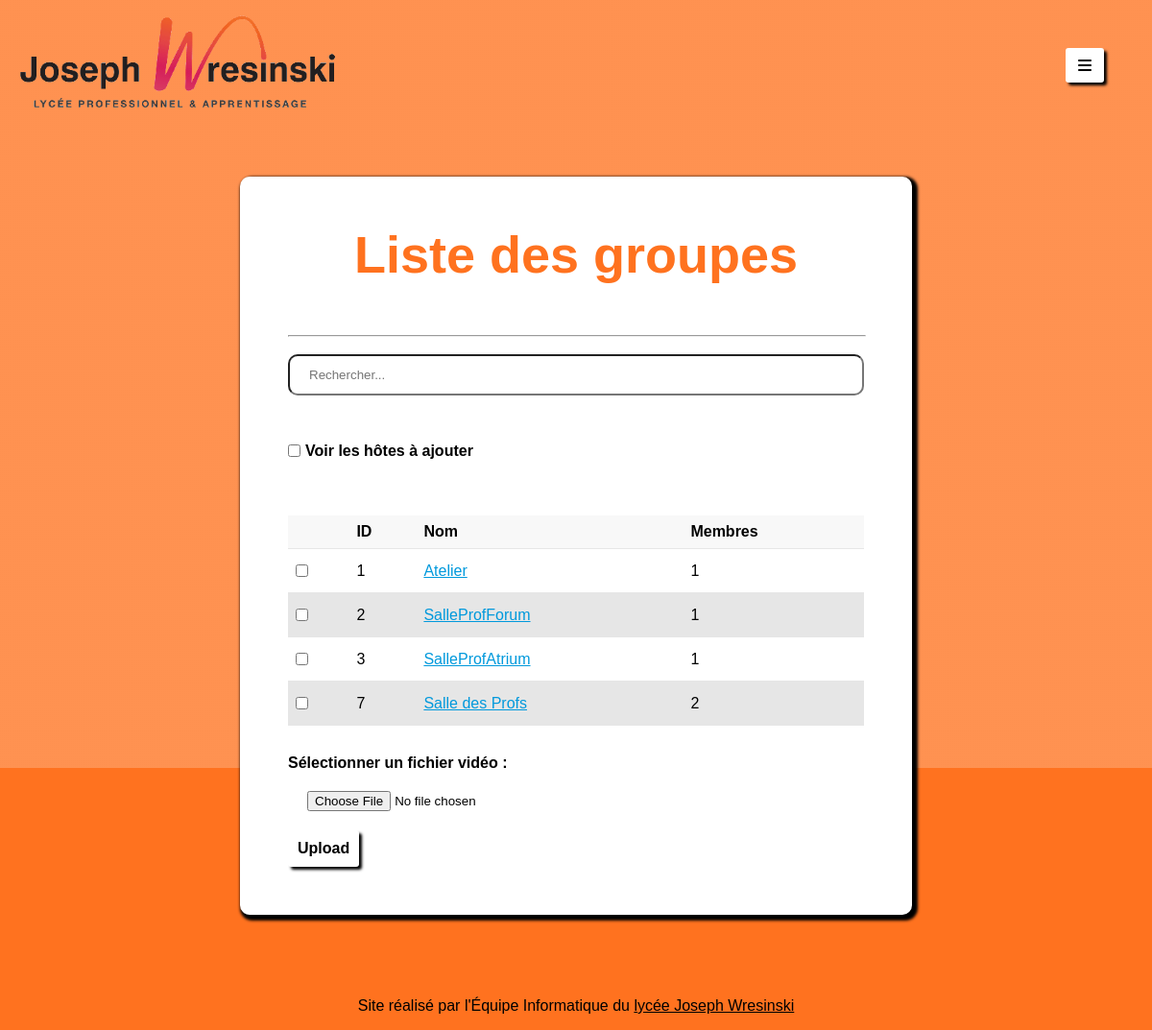
Screenshot of /upload_video.php with the database file from the repository.
### tables this page shows
CREATE TABLE `groupes` (
  `id` int NOT NULL AUTO_INCREMENT,
  `name` varchar(255) NOT NULL,
  `description` text,
  `membres` varchar(255) DEFAULT NULL,
  PRIMARY KEY (`id`)
);

### upload_video.php (the view, shortened to what this page needs)
<?php
include "modules/header.php";
?>
<body>
    <div class="page">
        <section class="page-content">
            <h1>Liste des groupes</h1>
            <hr>
            <input type="text" id="myInput" class="filter-input" placeholder="Rechercher..."><br>
            <div class="checkbox">
                <input type="checkbox" name="showHosts" id="showHosts">
                <label for="showHosts">
                    Voir les hôtes à ajouter
                </label>
            </div>
            <br>
            <form method="post" action="upload.php" id="action-form" enctype="multipart/form-data">
                <table id="myTable">
                    <thead>
                        <tr>
                            <th></th>
                            <th onclick="sortTable(0)">ID</th>
                            <th onclick="sortTable(1)">Nom</th>
                            <th onclick="sortTable(2)">Membres</th>
                        </tr>
                    </thead>
                    <tbody>
                        <?php
                        require_once "controllers/controller_config_files.php";
                        try {
                            $pdo = new PDO('mysql:host=' . $dbhost . ';port=' . $dbport . ';dbname=' . $db, $dbuser, $dbpasswd);
                            $query = "SELECT groupes.id, groupes.name, COUNT(pis_groups.pi_id) AS membres
                                    FROM groupes
                                    LEFT JOIN pis_groups ON groupes.id = pis_groups.group_id
                                    GROUP BY groupes.id, groupes.name";
                            $stmt = $pdo->query($query);
                            if ($stmt) {
                                while ($row = $stmt->fetch(PDO::FETCH_ASSOC)) {
                                    echo '<tr>';
                                    echo '<td><input type="checkbox" name="groupIDs[]" value="' . htmlspecialchars($row['id']) . '"></td>';
                                    echo '<td>' . htmlspecialchars($row['id']) . '</td>';
                                    echo '<td><a href="javascript:void(0);" onclick="showGroupPis(' . htmlspecialchars($row['id']) . ')">' . htmlspecialchars($row['name']) . '</a></td>';
                                    echo '<td>' . htmlspecialchars($row['membres']) . '</td>';
                                    echo '</tr>';
                                }
                            } else {
                                echo "Erreur lors de l'exécution de la requête : " . $pdo->errorInfo()[2];
                            }
                        } catch (PDOException $e) {
                            echo "Erreur de connexion à la base de données : " . $e->getMessage();
                        }
                        ?>
                    </tbody>
                </table>
                <label for="videoFile">Sélectionner un fichier vidéo :</label>
                <input type='file' name='video' id='videoFile' accept='video/*'>
		<button type="submit" name="submit" id="upload" class="button">Upload</button>
            </form>
        </section>
    </div>
</body>
<?php include "modules/footer.php"; ?>

### style.css (style rules this page uses)
:root { --bg-image-url: linear-gradient(var(--transparent-light), var(--transparent-light)), url("https://osticket.lpjw.net/osticket/scp/logo.php?backdrop"); --background: #ff721f; --primary: #ff721f; --light-primary: #ffb98f; --secondary: #0099dc; --light-secondary: #a8e9ff; --alert: #d61757; --text-alert: #fff; --info: #d61757; --text-info: #fff; --theme-color: #fff; --grey1: #f8f8f8; --grey2: #e6e6e6; --grey3: #c1c1c1; --grey4: #848484; --grey5: #262626; --text-color: #000; --shadow: rgba(0, 0, 0, 0.3); --transparent-light: rgba(255, 255, 255, 0.3); --transparent-dark: rgba(51, 51, 51, 0.7); scroll-behavior: smooth; }
html { background-color: var(--background); }
body { margin: 0; padding: 0; position: relative; font-family: Arial, Helvetica, sans-serif; width: 100%; height: 100vh; display: flex; flex-direction: column; justify-content: space-between; }
h1 { font-size: 54px; text-align: center; }
h1, h2, h3, h4 { margin-top: 0; color: var(--primary); font-weight: bold; ; }
hr { width: 100%; }
a:link { color: var(--secondary); }
.page { display: flex; flex-direction: column; align-items: center; align-content: center; width: 100%; }
.page-content { background-color: white; margin: 30px 20px; padding: 50px; box-sizing: border-box; border-radius: 10px; box-shadow: 3px 3px 3px 3px black; display: flex; flex-direction: column; }
button, input[type="button"], .back-btn { font-weight: bold; font-size: 16px; background-color: white; color: black; box-shadow: 3px 3px 3px black; border-radius: 3px; padding: 10px; height: fit-content; width: fit-content; border: none; outline: none; cursor: pointer; }
form { max-width: 600px; margin: 0; }
textarea, input { width: 100%; margin: 8px 0; padding: 12px 20px; box-sizing: border-box; border-radius: 10px; }
input[type="text"], input[type="date"], input[type="datetime-local"] { background-color: white; color: black; width: 100%; padding: 12px 20px; margin: 10px 0; border-radius: 10px; box-sizing: border-box; }
input[type="checkbox"] { width: auto; accent-color: var(--secondary); }
label { color: black; font-weight: bold; margin-top: 10px; display: inline-block; }
.checkbox { display: flex; flex-direction: row; align-items: center; margin: 15px 0; }
.checkbox input { max-width: 15px; max-height: 15px; margin-right: 5px; }
.checkbox label { margin: 0; }
table { width: 100%; border-collapse: collapse; margin: 20px 0; }
th, td { text-align: left; padding: 8px; border-bottom: 1px solid var(--grey2); }
th { background-color: var(--grey1); cursor: pointer; }
tr:nth-child(even) { background-color: var(--grey2); }
.filter-input { width: 100%; padding: 5px; }

### rows the page displays
groupes: id "1", name "Atelier", membres "1"
groupes: id "2", name "SalleProfForum", membres "1"
groupes: id "3", name "SalleProfAtrium", membres "1"
groupes: id "7", name "Salle des Profs", membres "2"
